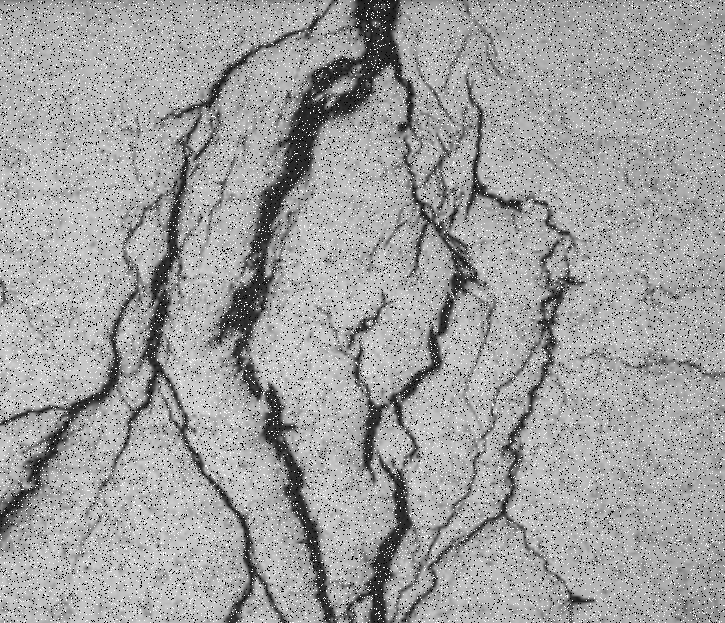
%> input picture surface-crack-detection/surface_cracks.png, 725 x 623 px
$ octave surface_crack_detector.m   (GNU Octave 9; MATLAB toolbox functions it lacks are replaced by stand-ins)
%> lines starting %> are read from the running program, lines starting %| are printed output that depends on the picture; in (x1, y1, x2, y2) boxes, pixels count from 0 and x2, y2 are one past the last pixel; in counts of white or black regions, pixels touching at a corner belong together; the program's own positions count from 1
clear all, close all; clc

% Adım 1: Resmi oku ve grayscale'e çevir.
I = imread('surface_cracks.png');
%> I is the input picture: size 623x725 uint8; min 0, max 255, mean 160.1
if size(I, 3) == 3
    Igry = rgb2gray(I);
else
    Igry = I; % İlgilendiğimiz görsel gri formatta olduğu için otomatik olarak bu kullanılacak.
end

% Adım 2: Tuz-Biber gürültüsünü kaldırmak için Medyan filtre uygula.
Imed = medfilt2(Igry, [5, 5]);
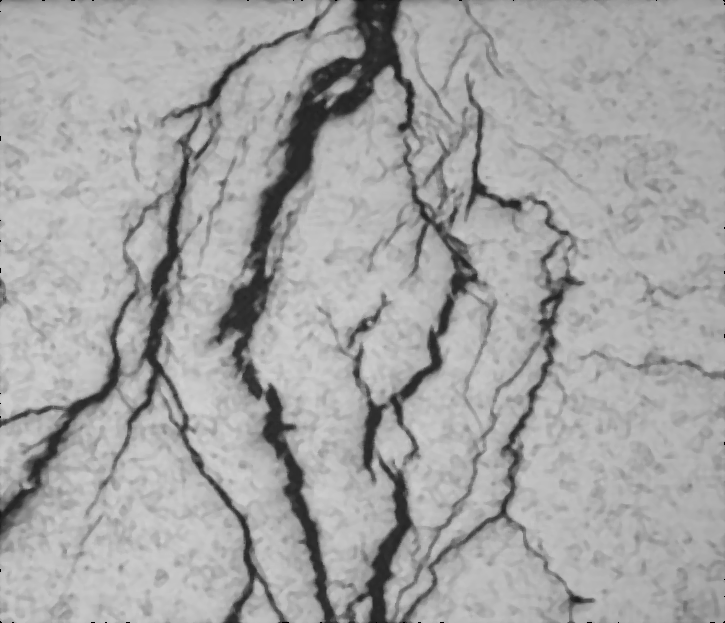
%> Imed: size 623x725 uint8; min 0, max 208, mean 164.2

% Adım 3: Adaptive thresholding uygula.
Ibw = imbinarize(Imed, 'adaptive', 'Sensitivity', 0.5, 'ForegroundPolarity', 'dark');
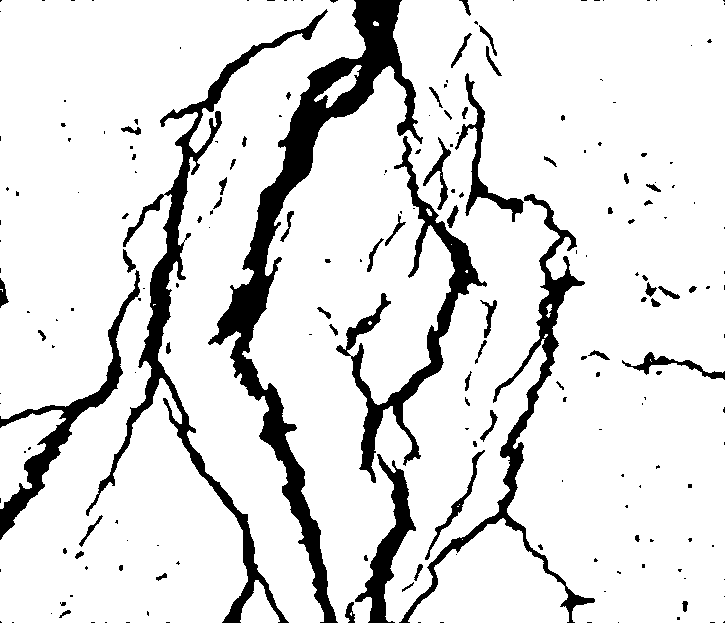
%> Ibw: size 623x725 logical; 87.7% white; 208 black regions (142 under 20 px), largest, box (x1, y1, x2, y2) and area: (208, 0, 423, 623) 17442, (86, 9, 328, 623) 10122, (336, 136, 487, 483) 6812

% Adım 4: Binary resmi Invert et. (black ↔ white)
Iinv = ~Ibw;

% Adım 5: Opening - Resimde nesneler arası kesişmeyi kaldır, gürültüleri temizle.
se = strel('disk', 3); % YAPISAL ELEMAN SEÇİMİ
I_cls = imopen(Iinv, se);
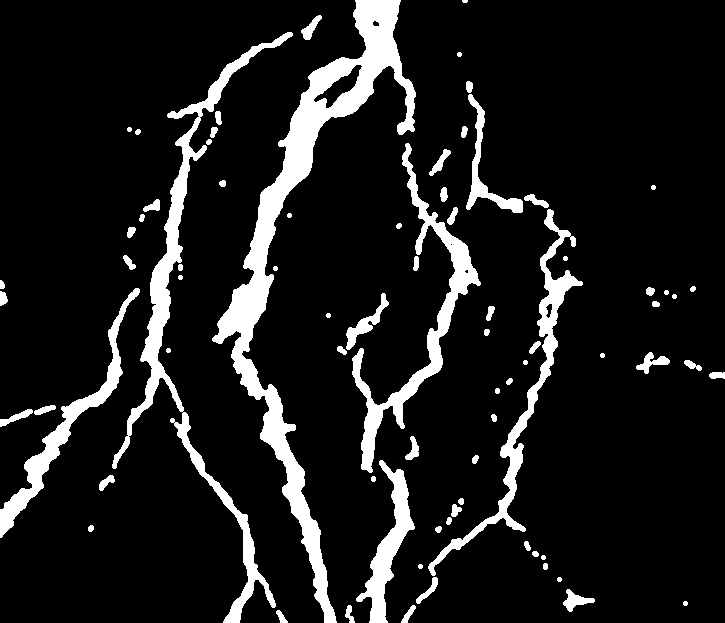
%> I_cls: size 623x725 logical; 10.8% white; 79 white regions (1 under 20 px), largest, box (x1, y1, x2, y2) and area: (212, 0, 416, 623) 17115, (112, 32, 293, 623) 8466, (352, 143, 481, 473) 5527

% Adım 6: bwareaopen - Küçük nesneleri kaldır, en büyük çatlağı koru.
I_bwopen = bwareaopen(I_cls, 5700);
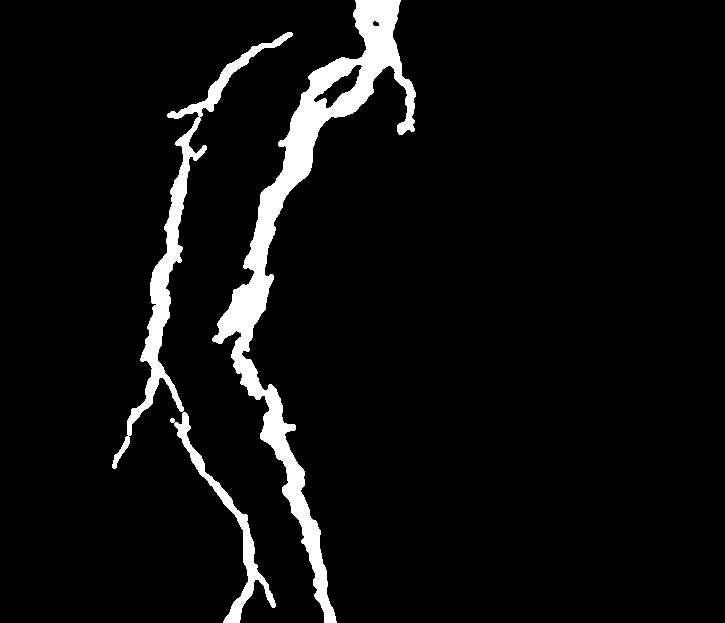
%> I_bwopen: size 623x725 logical; 5.7% white; 2 white regions, box (x1, y1, x2, y2) and area: (212, 0, 416, 623) 17115, (112, 32, 293, 623) 8466

% Adım 7: Çatlağın tüm resme oranını hesapla
[height, width] = size(I);
%> height = 623; width = 725
total_area = height * width;
%> total_area = 451675
crack_area = sum(I_bwopen(:));
%> crack_area = 25581
crack_percentage = crack_area / total_area;
%> crack_percentage = 0.0566
res = labeloverlay(I, I_bwopen);
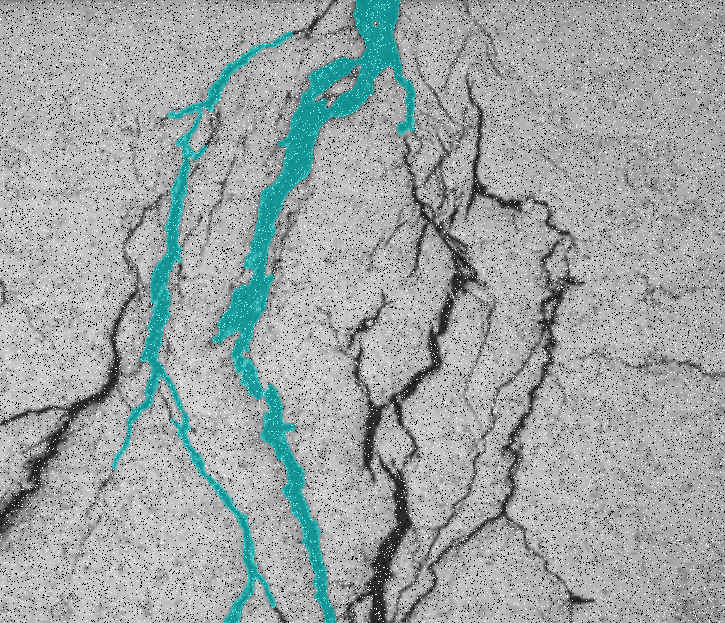
%> res: size 623x725x3 uint8; mean R, G, B 158.2, 165.4, 165.4
figure;
subplot(1, 1, 1), imshow(res, []), title('Overlay');

% Adım 8: Oranı ve alanı ekrana yazdır
fprintf('Çatlağın kapladığı alan: %d piksel\n', crack_area);
%| Çatlağın kapladığı alan: 25581 piksel
fprintf('Toplam görüntü alanı: %d piksel\n', total_area);
%| Toplam görüntü alanı: 451675 piksel
fprintf('Çatlağın tüm resme oranı: %.2f%%\n', crack_percentage);
%| Çatlağın tüm resme oranı: 0.06%

% Adım 10: Sonuçları ekrana bas.
figure;
subplot(2, 3, 1), imshow(Igry, []), title('Grayscale Image');
subplot(2, 3, 2), imshow(Imed, []), title('After Median Filter');
subplot(2, 3, 3), imshow(Ibw, []), title('Adaptive Thresholding');
subplot(2, 3, 4), imshow(Iinv, []), title('Inverted Image');
subplot(2, 3, 5), imshow(I_cls, []), title('After Opening');
subplot(2, 3, 6), imshow(I_bwopen, []), title('After bwareaopen');
